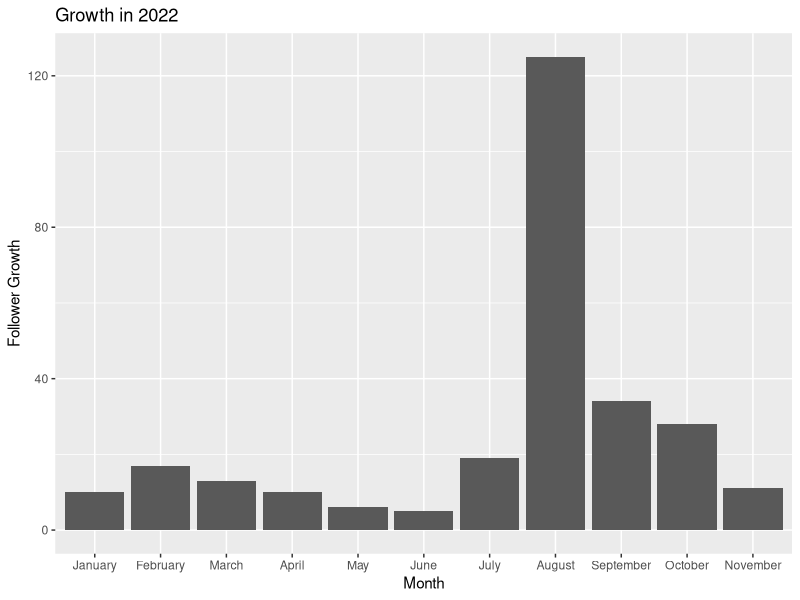
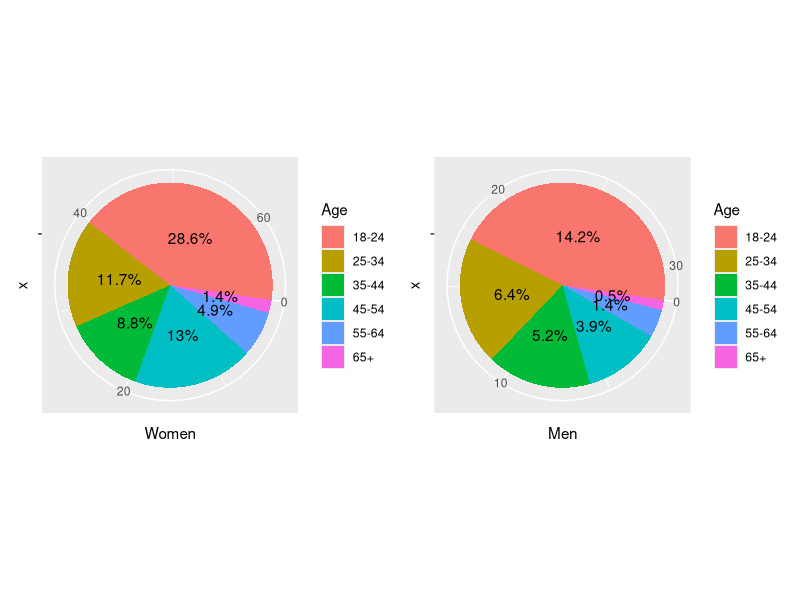
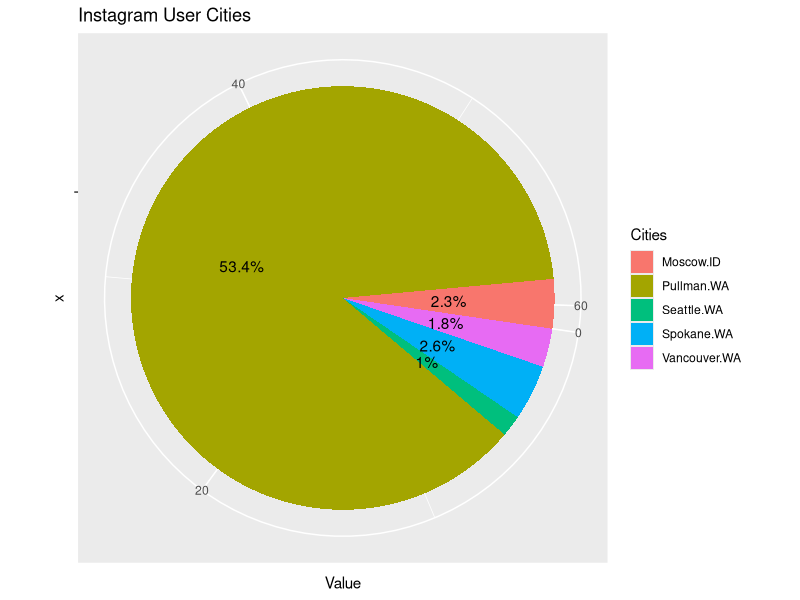
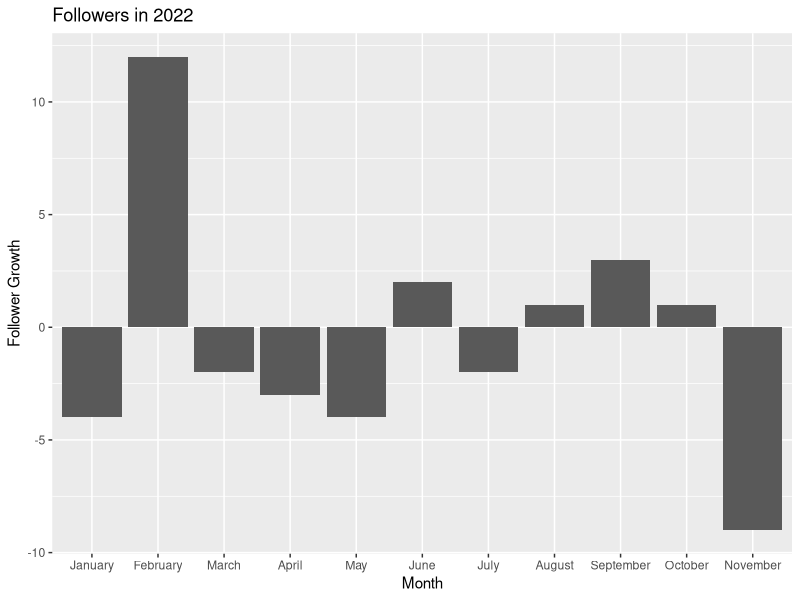
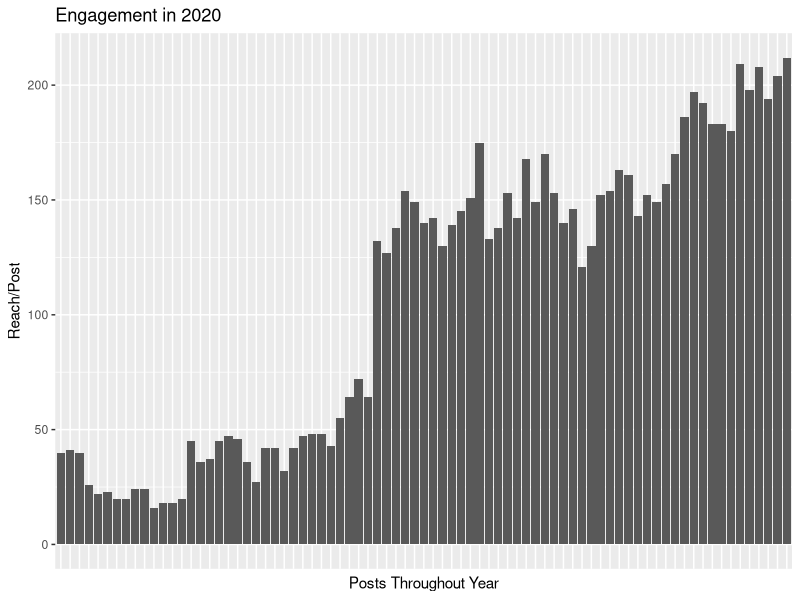
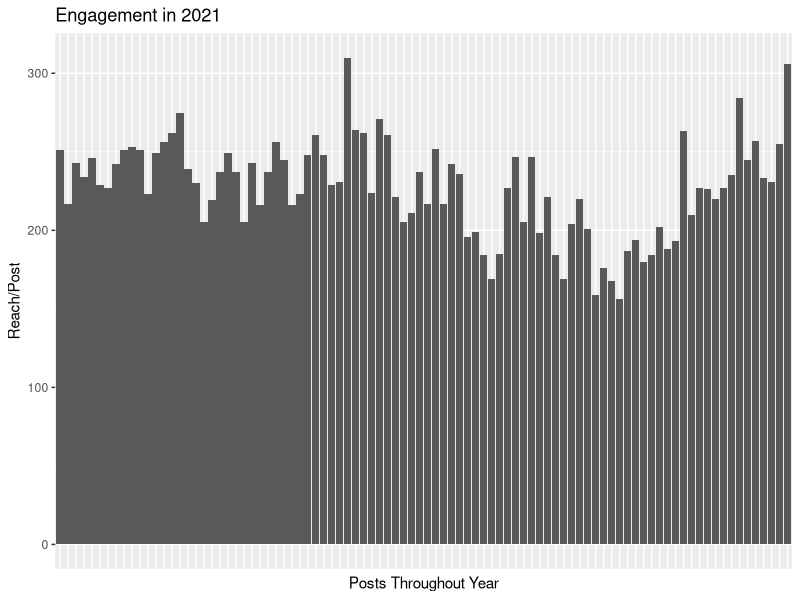
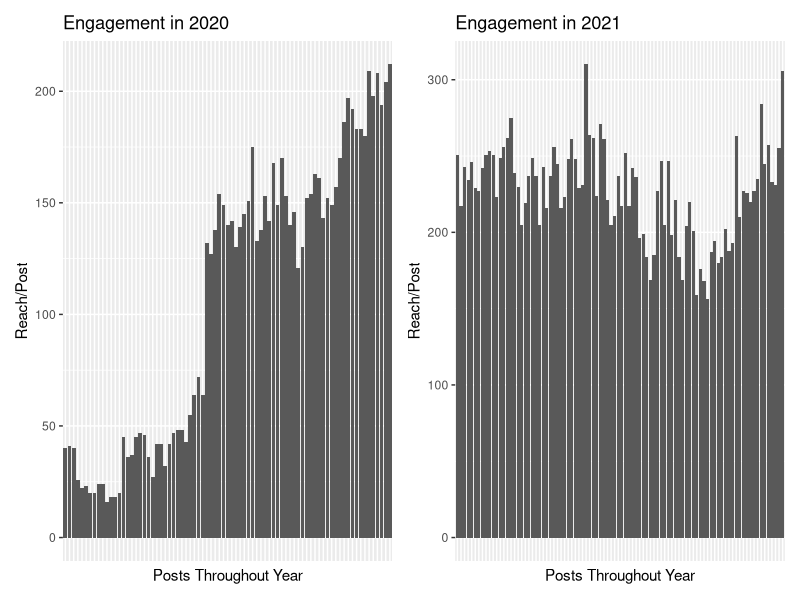
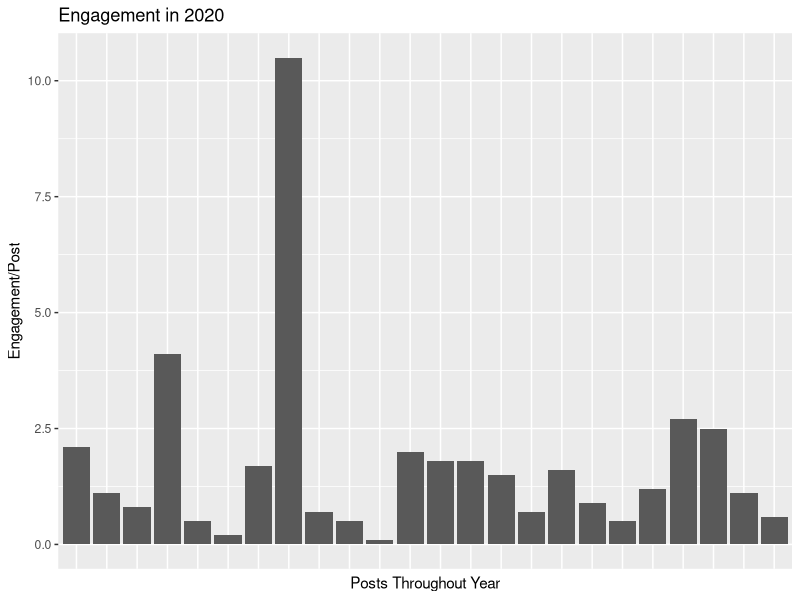

These charts were generated, in order, by the following R code:
## ---- chunk 1

knitr::opts_chunk$set(tidy.opts=list(width.cutoff=60),tidy=TRUE)

library(knitr)
library(dplyr)
library(ggplot2)
library(gridExtra)
library(patchwork)

insta_data <- read.csv("WSU_Dining Instagram Analytics.csv", stringsAsFactors = FALSE)
insta_stories <- read.csv("WSU_Dining Instagram Story Analytics.csv", stringsAsFactors = FALSE)
insta_followers <- read.csv("WSU_Dining Instagram Followers.csv", stringsAsFactors = FALSE)
insta_audience <- read.csv("WSU_Dining Instagram Audience.csv", stringsAsFactors = FALSE)
insta_top_cities <- read.csv("WSU_Dining Instagram Top Cities.csv", stringsAsFactors = FALSE)
twitter_data <- read.csv("WSU_Dining Twitter Analytics.csv", stringsAsFactors = FALSE)
twitter_followers <- read.csv("WSU_Dining Twitter Followers.csv", stringsAsFactors = FALSE)

## ---- chunk 2

head(insta_data, nrows=10)

## ---- chunk 3

head(insta_stories, nrows=10)

## ---- chunk 4

head(insta_audience, nrows=10)
head(insta_top_cities, nrows=10)

## ---- chunk 5

head(twitter_data, nrows=10)

## ---- chunk 6

head(twitter_followers, nrows=10)

## ---- chunk 7

insta_followers2 <- insta_followers %>%
  mutate(Month = factor(Month, levels = month.name))

insta.fol.2022 <- ggplot(insta_followers2, aes(x=Month, y=Followers)) +
  geom_bar(stat = "identity") + xlab("Month") + ylab("Follower Growth") +
  ggtitle("Growth in 2022")

insta.fol.2022

## ---- chunk 8

perc.women <- ggplot(insta_audience, aes(x="", y=Women, fill=Age)) +
  geom_bar(stat="identity", width=1) +
  coord_polar("y", start=8) +
  geom_text(aes(label = paste0(Women, "%")), position = position_stack(vjust=0.5))

perc.men <- ggplot(insta_audience, aes(x="", y=Men, fill=Age)) +
  geom_bar(stat="identity", width=1) +
  coord_polar("y", start=8) +
  geom_text(aes(label = paste0(Men, "%")), position = position_stack(vjust=0.5))

perc.women + perc.men

## ---- chunk 9

aud.cities <- ggplot(insta_top_cities, aes(x="", y=Value, fill=Cities)) +
  geom_bar(stat="identity", width=1) +
  coord_polar("y", start=8) +
  geom_text(aes(label = paste0(Value, "%")), position = position_stack(vjust=0.5)) +
  ggtitle("Instagram User Cities")

aud.cities

## ---- chunk 10

twitter_followers2 <- twitter_followers %>%
  mutate(Month = factor(Month, levels = month.name))

twitter.fol.2022 <- ggplot(twitter_followers2, aes(x=Month, y=Followers)) +
  geom_bar(stat = "identity") + xlab("Month") + ylab("Follower Growth") +
  ggtitle("Followers in 2022")

twitter.fol.2022

## ---- chunk 11

insta.engage.20 <- insta_data %>%
  filter(Year == "2020") %>%
  mutate(Date=factor(Date, levels=make.unique(Date)))

insta.engage.20.model <- ggplot(insta.engage.20, aes(x=Date, y=as.numeric(Reach))) +
  geom_bar(stat = "identity") + xlab("Posts Throughout Year") + ylab("Reach/Post") +
  ggtitle("Engagement in 2020")

insta.engage.20.model + theme(axis.text.x=element_blank(), axis.ticks.x=element_blank())

## ---- chunk 12

insta.engage.21 <- insta_data %>%
  filter(Year == "2021") %>%
  mutate(Date=factor(Date, levels=make.unique(Date)))

insta.engage.21.model <- ggplot(insta.engage.21, aes(x=Date, y=as.numeric(Reach))) +
  geom_bar(stat = "identity") + xlab("Posts Throughout Year") + ylab("Reach/Post") +
  ggtitle("Engagement in 2021")

insta.engage.21.model + theme(axis.text.x=element_blank(), axis.ticks.x=element_blank())

## ---- chunk 13

insta.engage.20.model + theme(axis.text.x=element_blank(), axis.ticks.x=element_blank()) +
insta.engage.21.model + theme(axis.text.x=element_blank(), axis.ticks.x=element_blank())

## ---- chunk 14

twitter.engage.20 <- twitter_data %>%
  filter(Year == "2020") %>%
  mutate(Date=factor(Date, levels=make.unique(Date)))

twitter.engage.20.model <- ggplot(twitter.engage.20, aes(x=Date, y=as.numeric(Engage..Rate....))) +
  geom_bar(stat = "identity") + xlab("Posts Throughout Year") + ylab("Engagement/Post") +
  ggtitle("Engagement in 2020")

twitter.engage.20.model + theme(axis.text.x=element_blank(), axis.ticks.x=element_blank())

## ---- chunk 15

twitter.engage.21 <- twitter_data %>%
  filter(Year == "2021") %>%
  mutate(Date=factor(Date, levels=make.unique(Date))) %>%
  arrange(Engage..Rate....)

twitter.engage.21.model <- ggplot(twitter.engage.21, aes(x=as.character(Date), y=as.numeric(Engage..Rate....))) +
  geom_bar(stat = "identity") + xlab("Posts Throughout Year") + ylab("Engagement/Post") +
  ggtitle("Engagement in 2021")

twitter.engage.21.model + theme(axis.text.x=element_blank(), axis.ticks.x=element_blank())

## ---- chunk 16

twitter.engage.20.model + theme(axis.text.x=element_blank(), axis.ticks.x=element_blank()) +
twitter.engage.21.model + theme(axis.text.x=element_blank(), axis.ticks.x=element_blank())

## ---- chunk 17

#January
insta.jan <- insta_data %>%
  filter(Year == "1") %>%
  mutate(Date=factor(Date, levels=make.unique(Date)))

insta.jan.model <- ggplot(insta.jan, aes(x=Date, y=as.numeric(Reach))) +
  geom_bar(stat = "identity") + xlab("Post") + ylab("Reach/Post") +
  ggtitle("January")

#February
insta.feb <- insta_data %>%
  filter(Year == "2") %>%
  mutate(Date=factor(Date, levels=make.unique(Date)))

insta.feb.model <- ggplot(insta.feb, aes(x=Date, y=as.numeric(Reach))) +
  geom_bar(stat = "identity") + xlab("Post") + ylab("Reach/Post") +
  ggtitle("February")

#March
insta.mar <- insta_data %>%
  filter(Year == "3") %>%
  mutate(Date=factor(Date, levels=make.unique(Date)))

insta.mar.model <- ggplot(insta.mar, aes(x=Date, y=as.numeric(Reach))) +
  geom_bar(stat = "identity") + xlab("Post") + ylab("Reach/Post") +
  ggtitle("March")

#April
insta.apr <- insta_data %>%
  filter(Year == "4") %>%
  mutate(Date=factor(Date, levels=make.unique(Date)))

insta.apr.model <- ggplot(insta.apr, aes(x=Date, y=as.numeric(Reach))) +
  geom_bar(stat = "identity") + xlab("Post") + ylab("Reach/Post") +
  ggtitle("April")

#May
insta.may <- insta_data %>%
  filter(Year == "5") %>%
  mutate(Date=factor(Date, levels=make.unique(Date)))

insta.may.model <- ggplot(insta.may, aes(x=Date, y=as.numeric(Reach))) +
  geom_bar(stat = "identity") + xlab("Post") + ylab("Reach/Post") +
  ggtitle("May")

#June
insta.june <- insta_data %>%
  filter(Year == "6") %>%
  mutate(Date=factor(Date, levels=make.unique(Date)))

insta.june.model <- ggplot(insta.june, aes(x=Date, y=as.numeric(Reach))) +
  geom_bar(stat = "identity") + xlab("Post") + ylab("Reach/Post") +
  ggtitle("June")

(insta.jan.model + theme(axis.text.x=element_blank(), axis.ticks.x=element_blank()) +
  insta.feb.model + theme(axis.text.x=element_blank(), axis.ticks.x=element_blank()) +
  insta.mar.model + theme(axis.text.x=element_blank(), axis.ticks.x=element_blank())) /
(insta.apr.model + theme(axis.text.x=element_blank(), axis.ticks.x=element_blank()) +
  insta.may.model + theme(axis.text.x=element_blank(), axis.ticks.x=element_blank()) +
  insta.june.model + theme(axis.text.x=element_blank(), axis.ticks.x=element_blank()))

## ---- chunk 18

#July
insta.july <- insta_data %>%
  filter(Year == "7") %>%
  mutate(Date=factor(Date, levels=make.unique(Date)))

insta.july.model <- ggplot(insta.july, aes(x=Date, y=as.numeric(Reach))) +
  geom_bar(stat = "identity") + xlab("Post") + ylab("Reach/Post") +
  ggtitle("July")

#August
insta.aug <- insta_data %>%
  filter(Year == "8") %>%
  mutate(Date=factor(Date, levels=make.unique(Date)))

insta.aug.model <- ggplot(insta.aug, aes(x=Date, y=as.numeric(Reach))) +
  geom_bar(stat = "identity") + xlab("Post") + ylab("Reach/Post") +
  ggtitle("August")

#September
insta.sept <- insta_data %>%
  filter(Year == "9") %>%
  mutate(Date=factor(Date, levels=make.unique(Date)))

insta.sept.model <- ggplot(insta.sept, aes(x=Date, y=as.numeric(Reach))) +
  geom_bar(stat = "identity") + xlab("Post") + ylab("Reach/Post") +
  ggtitle("September")

#October
insta.oct <- insta_data %>%
  filter(Year == "10") %>%
  mutate(Date=factor(Date, levels=make.unique(Date)))

insta.oct.model <- ggplot(insta.oct, aes(x=Date, y=as.numeric(Reach))) +
  geom_bar(stat = "identity") + xlab("Post") + ylab("Reach/Post") +
  ggtitle("October")

#November
insta.nov <- insta_data %>%
  filter(Year == "11") %>%
  mutate(Date=factor(Date, levels=make.unique(Date)))

insta.nov.model <- ggplot(insta.oct, aes(x=Date, y=as.numeric(Reach))) +
  geom_bar(stat = "identity") + xlab("Post") + ylab("Reach/Post") +
  ggtitle("November")

(insta.july.model + theme(axis.text.x=element_blank(), axis.ticks.x=element_blank()) +
  insta.aug.model + theme(axis.text.x=element_blank(), axis.ticks.x=element_blank()) +
  insta.sept.model + theme(axis.text.x=element_blank(), axis.ticks.x=element_blank())) /
(insta.oct.model + theme(axis.text.x=element_blank(), axis.ticks.x=element_blank()) +
  insta.nov.model + theme(axis.text.x=element_blank(), axis.ticks.x=element_blank()))

## ---- chunk 19

insta_stories_22 <- insta_stories %>%
  filter(Date == "2022")

insta_stories_reach <- as.numeric(insta_stories_22$Reach)
insta_stories_avg_reach <- mean(insta_stories_reach, na.rm = FALSE)

paste("The average Reach count per Instagram Story:", insta_stories_avg_reach)

## ---- chunk 20

#January
twitter.jan <- twitter_data %>%
  filter(Year == "1") %>%
  mutate(Date=factor(Date, levels=make.unique(Date)))

twitter.jan.model <- ggplot(twitter.jan, aes(x=Date, y=Engage..Rate....)) +
  geom_bar(stat = "identity") + xlab("Post") + ylab("Engagement/Post") +
  ggtitle("January")

#February
twitter.feb <- twitter_data %>%
  filter(Year == "2") %>%
  mutate(Date=factor(Date, levels=make.unique(Date)))

twitter.feb.model <- ggplot(twitter.feb, aes(x=Date, y=Engage..Rate....)) +
  geom_bar(stat = "identity") + xlab("Post") + ylab("Engagement/Post") +
  ggtitle("February")

#March
twitter.mar <- twitter_data %>%
  filter(Year == "3") %>%
  mutate(Date=factor(Date, levels=make.unique(Date)))

twitter.mar.model <- ggplot(twitter.mar, aes(x=Date, y=Engage..Rate....)) +
  geom_bar(stat = "identity") + xlab("Post") + ylab("Engagement/Post") +
  ggtitle("March")

#April
twitter.apr <- twitter_data %>%
  filter(Year == "4") %>%
  mutate(Date=factor(Date, levels=make.unique(Date)))

twitter.apr.model <- ggplot(twitter.apr, aes(x=Date, y=Engage..Rate....)) +
  geom_bar(stat = "identity") + xlab("Post") + ylab("Engagement/Post") +
  ggtitle("April")

#May
twitter.may <- twitter_data %>%
  filter(Year == "5") %>%
  mutate(Date=factor(Date, levels=make.unique(Date)))

twitter.may.model <- ggplot(twitter.may, aes(x=Date, y=Engage..Rate....)) +
  geom_bar(stat = "identity") + xlab("Post") + ylab("Engagement/Post") +
  ggtitle("May")

#June
twitter.june <- twitter_data %>%
  filter(Year == "6") %>%
  mutate(Date=factor(Date, levels=make.unique(Date)))

twitter.june.model <- ggplot(twitter.june, aes(x=Date, y=Engage..Rate....)) +
  geom_bar(stat = "identity") + xlab("Post") + ylab("Engagement/Post") +
  ggtitle("June")

(twitter.jan.model + theme(axis.text.x=element_blank(), axis.ticks.x=element_blank()) +
  twitter.feb.model + theme(axis.text.x=element_blank(), axis.ticks.x=element_blank()) +
  twitter.mar.model + theme(axis.text.x=element_blank(), axis.ticks.x=element_blank())) /
(twitter.apr.model + theme(axis.text.x=element_blank(), axis.ticks.x=element_blank()) +
  twitter.may.model + theme(axis.text.x=element_blank(), axis.ticks.x=element_blank()) +
  twitter.june.model + theme(axis.text.x=element_blank(), axis.ticks.x=element_blank()))

## ---- chunk 21

#July
twitter.july <- twitter_data %>%
  filter(Year == "7") %>%
  mutate(Date=factor(Date, levels=make.unique(Date)))

twitter.july.model <- ggplot(twitter.july, aes(x=Date, y=Engage..Rate....)) +
  geom_bar(stat = "identity") + xlab("Post") + ylab("Engagement/Post") +
  ggtitle("July")

#August
twitter.aug <- twitter_data %>%
  filter(Year == "8") %>%
  mutate(Date=factor(Date, levels=make.unique(Date)))

twitter.aug.model <- ggplot(twitter.aug, aes(x=Date, y=Engage..Rate....)) +
  geom_bar(stat = "identity") + xlab("Post") + ylab("Engagement/Post") +
  ggtitle("August")

#September
twitter.sept <- twitter_data %>%
  filter(Year == "9") %>%
  mutate(Date=factor(Date, levels=make.unique(Date)))

twitter.sept.model <- ggplot(twitter.sept, aes(x=Date, y=Engage..Rate....)) +
  geom_bar(stat = "identity") + xlab("Post") + ylab("Engagement/Post") +
  ggtitle("September")

#October
twitter.oct <- twitter_data %>%
  filter(Year == "10") %>%
  mutate(Date=factor(Date, levels=make.unique(Date)))

twitter.oct.model <- ggplot(twitter.oct, aes(x=Date, y=Engage..Rate....)) +
  geom_bar(stat = "identity") + xlab("Post") + ylab("Engagement/Post") +
  ggtitle("October")

#November
twitter.nov <- twitter_data %>%
  filter(Year == "11") %>%
  mutate(Date=factor(Date, levels=make.unique(Date)))

twitter.nov.model <- ggplot(twitter.oct, aes(x=Date, y=Engage..Rate....)) +
  geom_bar(stat = "identity") + xlab("Post") + ylab("Engagement/Post") +
  ggtitle("November")

(twitter.july.model + theme(axis.text.x=element_blank(), axis.ticks.x=element_blank()) +
  twitter.aug.model + theme(axis.text.x=element_blank(), axis.ticks.x=element_blank()) +
  twitter.sept.model + theme(axis.text.x=element_blank(), axis.ticks.x=element_blank())) /
(twitter.oct.model + theme(axis.text.x=element_blank(), axis.ticks.x=element_blank()) +
  twitter.nov.model + theme(axis.text.x=element_blank(), axis.ticks.x=element_blank()))

## ---- chunk 22
#Instagram

insta_prof_22 <- insta_data %>%
  filter(Year22 == "2022") %>%
  filter(Image == "Professional")

insta_num_prof_reach <- as.numeric(insta_prof_22$Reach)
insta_avg_prof_reach <- mean(insta_num_prof_reach, na.rm = FALSE)

paste("The average Reach count per Professional content:", insta_avg_prof_reach)

insta_live_22 <- insta_data %>%
  filter(Year22 == "2022") %>%
  filter(Image == "Live")

insta_num_live_reach <- as.numeric(insta_live_22$Reach)
insta_avg_live_engage <- mean(insta_num_live_reach, na.rm = FALSE)

paste("The average Reach count per Live content:", insta_avg_live_engage)

## ---- chunk 23
#Twitter

twitter_prof_22 <- twitter_data %>%
  filter(Year22 == "2022") %>%
  filter(Image == "Professional")

twitter_num_prof_reach <- as.numeric(twitter_prof_22$Engage..Rate....)
twitter_avg_prof_reach <- mean(twitter_num_prof_reach, na.rm = FALSE)

paste("The average Engagement Rate per Professional content:", twitter_avg_prof_reach)

twitter_live_22 <- twitter_data %>%
  filter(Year22 == "2022") %>%
  filter(Image == "Live")

twitter_num_live_reach <- as.numeric(twitter_live_22$Engage..Rate....)
twitter_avg_live_engage <- mean(twitter_num_live_reach, na.rm = FALSE)

paste("The average Engagement Rate per Live content:", twitter_avg_live_engage)

## ---- chunk 24

#Instagram

#2022 Data
insta_data_22 <- insta_data %>%
  filter(Year22 == "2022") %>%
  mutate(Date=factor(Date, levels=make.unique(Date)))

#Food Content
insta_food <- insta_data_22 %>%
  filter(Content == "Food")

insta_food_likes <- ggplot(insta_food, aes(x = Date, y = as.numeric(Likes))) +
  geom_bar(stat = "identity") + xlab("Post") + ylab("Likes/Post") +
  ggtitle("Food Likes")

#Student Content
insta_students <- insta_data_22 %>%
  filter(Content == "Students")

insta_students_likes <- ggplot(insta_students, aes(x = Date, y = as.numeric(Likes))) +
  geom_bar(stat = "identity") + xlab("Post") + ylab("Likes/Post") +
  ggtitle("Students Likes")

#Chefs Content
insta_chefs <- insta_data_22 %>%
  filter(Content == "Chefs")

insta_chefs_likes <- ggplot(insta_chefs, aes(x = Date, y = as.numeric(Likes))) +
  geom_bar(stat = "identity") + xlab("Post") + ylab("Likes/Post") +
  ggtitle("Chefs Likes")

#Facility Content
insta_facility <- insta_data_22 %>%
  filter(Content == "Facility")

insta_facility_likes <- ggplot(insta_facility, aes(x = Date, y = as.numeric(Likes))) +
  geom_bar(stat = "identity") + xlab("Post") + ylab("Likes/Post") +
  ggtitle("Facility Likes")

#Other Content
insta_other <- insta_data_22 %>%
  filter(Content == "Other")

insta_other_likes <- ggplot(insta_other, aes(x = Date, y = as.numeric(Likes))) +
  geom_bar(stat = "identity") + xlab("Post") + ylab("Likes/Post") +
  ggtitle("Other Likes")

(insta_chefs_likes + theme(axis.text.x=element_blank(), axis.ticks.x=element_blank()) +
insta_other_likes + theme(axis.text.x=element_blank(), axis.ticks.x=element_blank()) +
insta_facility_likes + theme(axis.text.x=element_blank(), axis.ticks.x=element_blank())) /
  (insta_food_likes + theme(axis.text.x=element_blank(), axis.ticks.x=element_blank()) +
  insta_students_likes + theme(axis.text.x=element_blank(), axis.ticks.x=element_blank()))

## ---- chunk 25

#Twitter

#2022 Data
twitter_data_22 <- twitter_data %>%
  filter(Year22 == "2022") %>%
  mutate(Date=factor(Date, levels=make.unique(Date)))

#Food Content
twitter_food <- twitter_data_22 %>%
  filter(Content == "Food")

twitter_food_likes <- ggplot(twitter_food, aes(x = Date, y = as.numeric(Likes))) +
  geom_bar(stat = "identity") + xlab("Post") + ylab("Likes/Post") +
  ggtitle("Food Likes")

#Student Content
twitter_students <- twitter_data_22 %>%
  filter(Content == "Students")

twitter_students_likes <- ggplot(twitter_students, aes(x = Date, y = as.numeric(Likes))) +
  geom_bar(stat = "identity") + xlab("Post") + ylab("Likes/Post") +
  ggtitle("Students Likes")

#Chefs Content
twitter_chefs <- twitter_data_22 %>%
  filter(Content == "Chefs")

twitter_chefs_likes <- ggplot(twitter_chefs, aes(x = Date, y = as.numeric(Likes))) +
  geom_bar(stat = "identity") + xlab("Post") + ylab("Likes/Post") +
  ggtitle("Chefs Likes")

#Facility Content
twitter_facility <- twitter_data_22 %>%
  filter(Content == "Facility")

twitter_facility_likes <- ggplot(twitter_facility, aes(x = Date, y = as.numeric(Likes))) +
  geom_bar(stat = "identity") + xlab("Post") + ylab("Likes/Post") +
  ggtitle("Facility Likes")

#Other Content
twitter_other <- twitter_data_22 %>%
  filter(Content == "Other")

twitter_other_likes <- ggplot(twitter_other, aes(x = Date, y = as.numeric(Likes))) +
  geom_bar(stat = "identity") + xlab("Post") + ylab("Likes/Post") +
  ggtitle("Other Likes")

(twitter_chefs_likes + theme(axis.text.x=element_blank(), axis.ticks.x=element_blank()) +
twitter_other_likes + theme(axis.text.x=element_blank(), axis.ticks.x=element_blank()) +
twitter_facility_likes + theme(axis.text.x=element_blank(), axis.ticks.x=element_blank())) /
  (twitter_food_likes + theme(axis.text.x=element_blank(), axis.ticks.x=element_blank()) +
  twitter_students_likes + theme(axis.text.x=element_blank(), axis.ticks.x=element_blank()))

## ---- chunk 26
#Instagram

#Videos in 2022
insta_videos <- insta_data %>%
  filter(Type == "Video") %>%
  filter(Year22 == "2022") %>%
  mutate(Date=factor(Date, levels=Date))

insta_videos_reach <- ggplot(insta_videos, aes(x = Date, y = as.numeric(Reach))) +
  geom_bar(stat = "identity") + xlab("Video Post") + ylab("Reach/Video") +
  ggtitle("Video Reach")

insta_videos_views <- ggplot(insta_videos, aes(x = Date, y = as.numeric(Views))) +
  geom_bar(stat = "identity") + xlab("Video Post") + ylab("Views/Video") +
  ggtitle("Video Views")

insta_videos_likes <- ggplot(insta_videos, aes(x = Date, y = as.numeric(Likes))) +
  geom_bar(stat = "identity") + xlab("Video Post") + ylab("Likes/Video") +
  ggtitle("Video Likes")

#Graphics 19-22
insta_graphics <- insta_data %>%
  filter(Type == "Graphic") %>%
  mutate(Date=factor(Date, levels=Date))
  
insta_graphics_reach <- ggplot(insta_graphics, aes(x = Date, y = as.numeric(Reach))) +
  geom_bar(stat = "identity") + xlab("Graphics Post") + ylab("Reach/Graphic") +
  ggtitle("Graphic Reach")

insta_graphics_likes <- ggplot(insta_graphics, aes(x = Date, y = as.numeric(Likes))) +
  geom_bar(stat = "identity") + xlab("Graphics Post") + ylab("Likes/Graphic") +
  ggtitle("Graphic Likes")

(insta_videos_reach + theme(axis.text.x=element_blank(), axis.ticks.x=element_blank()) +
insta_videos_views + theme(axis.text.x=element_blank(), axis.ticks.x=element_blank()) +
insta_videos_likes + theme(axis.text.x=element_blank(), axis.ticks.x=element_blank())) /
  (insta_graphics_reach + theme(axis.text.x=element_blank(), axis.ticks.x=element_blank()) +
   insta_graphics_likes + theme(axis.text.x=element_blank(), axis.ticks.x=element_blank()))

## ---- chunk 27

#2022 Data
insta_data_22 <- insta_data %>%
  filter(Year22 == "2022") %>%
  mutate(Date=factor(Date, levels=make.unique(Date)))

#General 22
insta_general <- insta_data_22 %>%
  filter(Series == "General")

insta_general_reach <- ggplot(insta_general, aes(x = Date, y = as.numeric(Reach))) +
  geom_bar(stat = "identity") + xlab("Post") + ylab("Reach") +
  ggtitle("General")

#Informative 22
insta_info <- insta_data_22 %>%
  filter(Series == "Informative")

insta_info_reach <- ggplot(insta_info, aes(x = Date, y = as.numeric(Reach))) +
  geom_bar(stat = "identity") + xlab("Post") + ylab("Reach") +
  ggtitle("Informative")

#Meal Highlight 22
insta_meal <- insta_data_22 %>%
  filter(Series == "Meal Highlight")

insta_meal_reach <- ggplot(insta_meal, aes(x = Date, y = as.numeric(Reach))) +
  geom_bar(stat = "identity") + xlab("Post") + ylab("Reach") +
  ggtitle("Meal Highlight")

#Event 22
insta_event <- insta_data_22 %>%
  filter(Series == "Event")

insta_event_reach <- ggplot(insta_event, aes(x = Date, y = as.numeric(Reach))) +
  geom_bar(stat = "identity") + xlab("Post") + ylab("Reach") +
  ggtitle("Event Promo")

#Facility Hours 22
insta_fh <- insta_data_22 %>%
  filter(Series == "Facility Hours")

insta_fh_reach <- ggplot(insta_fh, aes(x = Date, y = as.numeric(Reach))) +
  geom_bar(stat = "identity") + xlab("Post") + ylab("Reach") +
  ggtitle("Facility Hours")

#GET App 22
insta_get <- insta_data_22 %>%
  filter(Series == "GET App")

insta_get_reach <- ggplot(insta_get, aes(x = Date, y = as.numeric(Reach))) +
  geom_bar(stat = "identity") + xlab("Post") + ylab("Reach") +
  ggtitle("Get App")

(insta_general_reach + theme(axis.text.x=element_blank(), axis.ticks.x=element_blank()) +
insta_info_reach + theme(axis.text.x=element_blank(), axis.ticks.x=element_blank()) +
insta_meal_reach + theme(axis.text.x=element_blank(), axis.ticks.x=element_blank())) /
  (insta_event_reach + theme(axis.text.x=element_blank(), axis.ticks.x=element_blank()) +
  insta_fh_reach + theme(axis.text.x=element_blank(), axis.ticks.x=element_blank()) +
  insta_get_reach + theme(axis.text.x=element_blank(), axis.ticks.x=element_blank()))

## ---- chunk 28

#Instagram
insta_data_22 <- insta_data %>%
  filter(Year22 == "2022")

#General 22
insta_general <- insta_data_22 %>%
  filter(Series == "General")

gen <- as.numeric(insta_general$Reach)
gen.avg <- mean(gen, na.rm = FALSE)
paste("The average Reach count per Series 'General' post:", gen.avg)

#Informative 22
insta_info <- insta_data_22 %>%
  filter(Series == "Informative")

info <- as.numeric(insta_info$Reach)
info.avg <- mean(info, na.rm = FALSE)
paste("The average Reach count per Series 'Informative' post:", info.avg)

#Meal Highlight 22
insta_meal <- insta_data_22 %>%
  filter(Series == "Meal Highlight")

meal <- as.numeric(insta_meal$Reach)
meal.avg <- mean(meal, na.rm = FALSE)
paste("The average Reach count per Series 'Meal Highlight' post:", meal.avg)

#Event 22
insta_event <- insta_data_22 %>%
  filter(Series == "Event")

event <- as.numeric(insta_event$Reach)
event.avg <- mean(event, na.rm = FALSE)
paste("The average Reach count per Series 'Event' post:", event.avg)

#Facility Hours 22
insta_fh <- insta_data_22 %>%
  filter(Series == "Facility Hours")

fh <- as.numeric(insta_fh$Reach)
fh.avg <- mean(fh, na.rm = FALSE)
paste("The average Reach count per Series 'Facility Hours' post:", fh.avg)

#GET App 22
insta_get <- insta_data_22 %>%
  filter(Series == "GET App")

get <- as.numeric(insta_get$Reach)
get.avg <- mean(get, na.rm = FALSE)
paste("The average Reach count per Series 'GET App' post:", get.avg)

## ---- chunk 29

#2022 Data
insta_data_22 <- insta_data %>%
  filter(Year22 == "2022") %>%
  mutate(Date=factor(Date, levels=make.unique(Date)))

#Allergen
insta_allergen <- insta_data_22 %>%
  filter(Series == "Allergen")

insta_allergen_reach <- ggplot(insta_allergen, aes(x = Date, y = as.numeric(Reach))) +
  geom_bar(stat = "identity") + xlab("Post") + ylab("Reach") +
  ggtitle("Allergen")

#National Days
insta_nd <- insta_data_22 %>%
  filter(Series == "National Days")

insta_nd_reach <- ggplot(insta_nd, aes(x = Date, y = as.numeric(Reach))) +
  geom_bar(stat = "identity") + xlab("Post") + ylab("Reach") +
  ggtitle("National Days")

#Employee Profile
insta_ep <- insta_data_22 %>%
  filter(Series == "Employee Prof.")

insta_ep_reach <- ggplot(insta_ep, aes(x = Date, y = as.numeric(Reach))) +
  geom_bar(stat = "identity") + xlab("Post") + ylab("Reach") +
  ggtitle("Employee Profile")

#Student Poll
insta_sp <- insta_data_22 %>%
  filter(Series == "Student Poll")

insta_sp_reach <- ggplot(insta_sp, aes(x = Date, y = as.numeric(Reach))) +
  geom_bar(stat = "identity") + xlab("Post") + ylab("Reach") +
  ggtitle("Student Poll")

#COT Promo
insta_cot <- insta_data_22 %>%
  filter(Series == "COT Promo")

insta_cot_reach <- ggplot(insta_cot, aes(x = Date, y = as.numeric(Reach))) +
  geom_bar(stat = "identity") + xlab("Post") + ylab("Reach") +
  ggtitle("COT Promo")

#Facility Highlight
insta_fh <- insta_data_22 %>%
  filter(Series == "Facility High.")

insta_fh_reach <- ggplot(insta_fh, aes(x = Date, y = as.numeric(Reach))) +
  geom_bar(stat = "identity") + xlab("Post") + ylab("Reach") +
  ggtitle("Facility High.")

(insta_allergen_reach + theme(axis.text.x=element_blank(), axis.ticks.x=element_blank()) +
insta_nd_reach + theme(axis.text.x=element_blank(), axis.ticks.x=element_blank()) +
insta_ep_reach + theme(axis.text.x=element_blank(), axis.ticks.x=element_blank())) /
  (insta_sp_reach + theme(axis.text.x=element_blank(), axis.ticks.x=element_blank()) +
  insta_cot_reach + theme(axis.text.x=element_blank(), axis.ticks.x=element_blank()) +
  insta_fh_reach + theme(axis.text.x=element_blank(), axis.ticks.x=element_blank()))

## ---- chunk 30

#Instagram
insta_data_22 <- insta_data %>%
  filter(Year22 == "2022")

#Allergen
insta_allergen <- insta_data_22 %>%
  filter(Series == "Allergen")

allergen <- as.numeric(insta_allergen$Reach)
allergen.avg <- mean(allergen, na.rm = FALSE)
paste("The average Reach count per Series 'Allergen' post:", allergen.avg)

#National Days
insta_nd <- insta_data_22 %>%
  filter(Series == "National Days")

nd <- as.numeric(insta_nd$Reach)
nd.avg <- mean(nd, na.rm = FALSE)
paste("The average Reach count per Series 'National Days' post:", nd.avg)

#Employee Profile
insta_ep <- insta_data_22 %>%
  filter(Series == "Employee Prof.")

ep <- as.numeric(insta_ep$Reach)
ep.avg <- mean(ep, na.rm = FALSE)
paste("The average Reach count per Series 'Employee Profile' post:", ep.avg)

#Student Poll
insta_sp <- insta_data_22 %>%
  filter(Series == "Student Poll")

sp <- as.numeric(insta_sp$Reach)
sp.avg <- mean(sp, na.rm = FALSE)
paste("The average Reach count per Series 'Student Poll' post:", sp.avg)

#COT Promo
insta_cot <- insta_data_22 %>%
  filter(Series == "COT Promo")

cot <- as.numeric(insta_cot$Reach)
cot.avg <- mean(cot, na.rm = FALSE)
paste("The average Reach count per Series 'COT Promo' post:", cot.avg)

#Facility Highlight
insta_fh <- insta_data_22 %>%
  filter(Series == "Facility High.")

fh <- as.numeric(insta_fh$Reach)
fh.avg <- mean(fh, na.rm = FALSE)
paste("The average Reach count per Series 'Facility Highlight' post:", fh.avg)

## ---- chunk 31

#2022 Data
twitter_data_22 <- twitter_data %>%
  filter(Year22 == "2022") %>%
  mutate(Date=factor(Date, levels=make.unique(Date)))

#General 22
twitter_general <- twitter_data_22 %>%
  filter(Series == "General")

twitter_general_reach <- ggplot(twitter_general, aes(x = Date, y = as.numeric(Engage..Rate....))) +
  geom_bar(stat = "identity") + xlab("Post") + ylab("Engagement/Post") +
  ggtitle("General")

#Informative 22
twitter_info <- twitter_data_22 %>%
  filter(Series == "Informative")

twitter_info_reach <- ggplot(twitter_info, aes(x = Date, y = as.numeric(Engage..Rate....))) +
  geom_bar(stat = "identity") + xlab("Post") + ylab("Engagement/Post") +
  ggtitle("Informative")

#Meal Highlight 22
twitter_meal <- twitter_data_22 %>%
  filter(Series == "Meal Highlight")

twitter_meal_reach <- ggplot(twitter_meal, aes(x = Date, y = as.numeric(Engage..Rate....))) +
  geom_bar(stat = "identity") + xlab("Post") + ylab("Engagement/Post") +
  ggtitle("Meal Highlight")

#Event 22
twitter_event <- twitter_data_22 %>%
  filter(Series == "Event")

twitter_event_reach <- ggplot(twitter_event, aes(x = Date, y = as.numeric(Engage..Rate....))) +
  geom_bar(stat = "identity") + xlab("Post") + ylab("Engagement/Post") +
  ggtitle("Event Promo")

#Facility Hours 22
twitter_fh <- twitter_data_22 %>%
  filter(Series == "Facility Hours")

twitter_fh_reach <- ggplot(twitter_fh, aes(x = Date, y = as.numeric(Engage..Rate....))) +
  geom_bar(stat = "identity") + xlab("Post") + ylab("Engagement/Post") +
  ggtitle("Facility Hours")

#GET App 22
twitter_get <- twitter_data_22 %>%
  filter(Series == "GET App")

twitter_get_reach <- ggplot(twitter_get, aes(x = Date, y = as.numeric(Engage..Rate....))) +
  geom_bar(stat = "identity") + xlab("Post") + ylab("Engagement/Post") +
  ggtitle("Get App")

(twitter_general_reach + theme(axis.text.x=element_blank(), axis.ticks.x=element_blank()) +
twitter_info_reach + theme(axis.text.x=element_blank(), axis.ticks.x=element_blank()) +
twitter_meal_reach + theme(axis.text.x=element_blank(), axis.ticks.x=element_blank())) /
  (twitter_event_reach + theme(axis.text.x=element_blank(), axis.ticks.x=element_blank()) +
  twitter_fh_reach + theme(axis.text.x=element_blank(), axis.ticks.x=element_blank()) +
  twitter_get_reach + theme(axis.text.x=element_blank(), axis.ticks.x=element_blank()))

## ---- chunk 32

#Twitter
twitter_data_22 <- twitter_data %>%
  filter(Year22 == "2022")

#General 22
twitter_general <- twitter_data_22 %>%
  filter(Series == "General")

gen <- as.numeric(twitter_general$Engage..Rate....)
gen.avg <- mean(gen, na.rm = FALSE)
paste("The average Engagement Rate per Series 'General' post:", gen.avg)

#Informative 22
twitter_info <- twitter_data_22 %>%
  filter(Series == "Informative")

info <- as.numeric(twitter_info$Engage..Rate....)
info.avg <- mean(info, na.rm = FALSE)
paste("The average Engagement Rate per Series 'Informative' post:", info.avg)

#Meal Highlight 22
twitter_meal <- twitter_data_22 %>%
  filter(Series == "Meal Highlight")

meal <- as.numeric(twitter_meal$Engage..Rate....)
meal.avg <- mean(meal, na.rm = FALSE)
paste("The average Engagement Rate per Series 'Meal Highlight' post:", meal.avg)

#Event 22
twitter_event <- twitter_data_22 %>%
  filter(Series == "Event")

event <- as.numeric(twitter_event$Engage..Rate....)
event.avg <- mean(event, na.rm = FALSE)
paste("The average Engagement Rate per Series 'Event' post:", event.avg)

#Facility Hours 22
twitter_fh <- twitter_data_22 %>%
  filter(Series == "Facility Hours")

fh <- as.numeric(twitter_fh$Engage..Rate....)
fh.avg <- mean(fh, na.rm = FALSE)
paste("The average Engagement Rate per Series 'Facility Hours' post:", fh.avg)

#GET App 22
twitter_get <- twitter_data_22 %>%
  filter(Series == "GET App")

get <- as.numeric(twitter_get$Engage..Rate....)
get.avg <- mean(get, na.rm = FALSE)
paste("The average Engagement Rate per Series 'GET App' post:", get.avg)

## ---- chunk 33

#2022 Data
twitter_data_22 <- twitter_data %>%
  filter(Year22 == "2022") %>%
  mutate(Date=factor(Date, levels=make.unique(Date)))

#Allergen
twitter_allergen <- twitter_data_22 %>%
  filter(Series == "Allergen")

twitter_allergen_reach <- ggplot(twitter_allergen, aes(x = Date, y = as.numeric(Engage..Rate....))) +
  geom_bar(stat = "identity") + xlab("Post") + ylab("Engagement/Post") +
  ggtitle("Allergen")

#National Days
twitter_nd <- twitter_data_22 %>%
  filter(Series == "National Days")

twitter_nd_reach <- ggplot(twitter_nd, aes(x = Date, y = as.numeric(Engage..Rate....))) +
  geom_bar(stat = "identity") + xlab("Post") + ylab("Engagement/Post") +
  ggtitle("National Days")

#Employee Profile
twitter_ep <- twitter_data_22 %>%
  filter(Series == "Employee Prof.")

twitter_ep_reach <- ggplot(twitter_ep, aes(x = Date, y = as.numeric(Engage..Rate....))) +
  geom_bar(stat = "identity") + xlab("Post") + ylab("Engagement/Post") +
  ggtitle("Employee Profile")

#Student Poll
twitter_sp <- twitter_data_22 %>%
  filter(Series == "Student Poll")

twitter_sp_reach <- ggplot(twitter_sp, aes(x = Date, y = as.numeric(Engage..Rate....))) +
  geom_bar(stat = "identity") + xlab("Post") + ylab("Engagement/Post") +
  ggtitle("Student Poll")

#COT Promo
twitter_cot <- twitter_data_22 %>%
  filter(Series == "COT Promo")

twitter_cot_reach <- ggplot(twitter_cot, aes(x = Date, y = as.numeric(Engage..Rate....))) +
  geom_bar(stat = "identity") + xlab("Post") + ylab("Engagement/Post") +
  ggtitle("COT Promo")

#Facility Highlight
twitter_fh <- twitter_data_22 %>%
  filter(Series == "Facility High.")

twitter_fh_reach <- ggplot(twitter_fh, aes(x = Date, y = as.numeric(Engage..Rate....))) +
  geom_bar(stat = "identity") + xlab("Post") + ylab("Engagement/Post") +
  ggtitle("Facility High.")

(twitter_allergen_reach + theme(axis.text.x=element_blank(), axis.ticks.x=element_blank()) +
twitter_nd_reach + theme(axis.text.x=element_blank(), axis.ticks.x=element_blank()) +
twitter_ep_reach + theme(axis.text.x=element_blank(), axis.ticks.x=element_blank())) /
  (twitter_sp_reach + theme(axis.text.x=element_blank(), axis.ticks.x=element_blank()) +
  twitter_cot_reach + theme(axis.text.x=element_blank(), axis.ticks.x=element_blank()) +
  twitter_fh_reach + theme(axis.text.x=element_blank(), axis.ticks.x=element_blank()))

## ---- chunk 34

#Instagram
twitter_data_22 <- twitter_data %>%
  filter(Year22 == "2022")

#Allergen
twitter_allergen <- twitter_data_22 %>%
  filter(Series == "Allergen")

allergen <- as.numeric(twitter_allergen$Engage..Rate....)
allergen.avg <- mean(allergen, na.rm = FALSE)
paste("The average Engagement Rate per Series 'Allergen' post:", allergen.avg)

#National Days
twitter_nd <- twitter_data_22 %>%
  filter(Series == "National Days")

nd <- as.numeric(twitter_nd$Engage..Rate....)
nd.avg <- mean(nd, na.rm = FALSE)
paste("The average REngagement Rate per Series 'National Days' post:", nd.avg)

#Employee Profile
twitter_ep <- twitter_data_22 %>%
  filter(Series == "Employee Prof.")

ep <- as.numeric(twitter_ep$Engage..Rate....)
ep.avg <- mean(ep, na.rm = FALSE)
paste("The average Engagement Rate per Series 'Employee Profile' post:", ep.avg)

#Student Poll
twitter_sp <- twitter_data_22 %>%
  filter(Series == "Student Poll")

sp <- as.numeric(twitter_sp$Engage..Rate....)
sp.avg <- mean(sp, na.rm = FALSE)
paste("The average Engagement Rate per Series 'Student Poll' post:", sp.avg)

#COT Promo
twitter_cot <- twitter_data_22 %>%
  filter(Series == "COT Promo")

cot <- as.numeric(twitter_cot$Engage..Rate....)
cot.avg <- mean(cot, na.rm = FALSE)
paste("The average Engagement Rate per Series 'COT Promo' post:", cot.avg)

#Facility Highlight
twitter_fh <- twitter_data_22 %>%
  filter(Series == "Facility High.")

fh <- as.numeric(twitter_fh$Engage..Rate....)
fh.avg <- mean(fh, na.rm = FALSE)
paste("The average Engagement Rate per Series 'Facility Highlight' post:", fh.avg)
